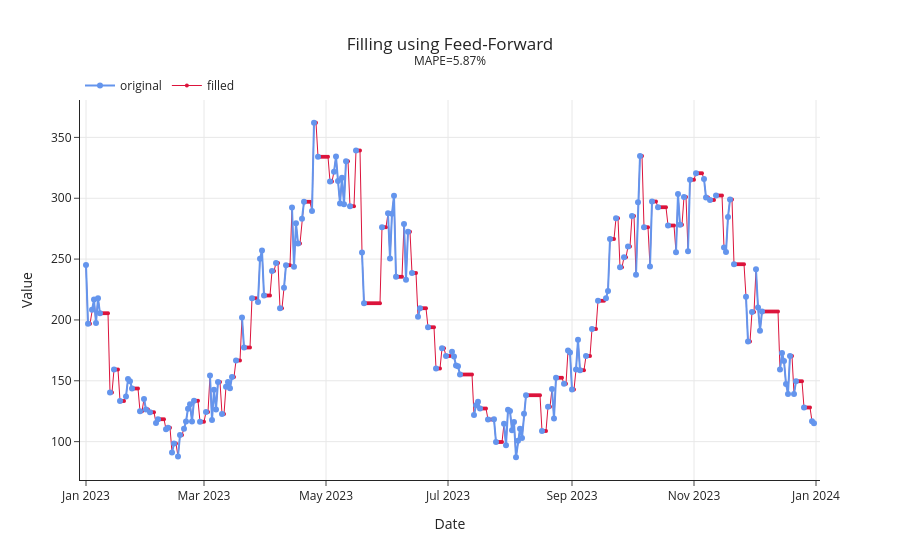

This figure's notebook cell:
### Code cell
### Plot data ----
score_ffill: float = mape(data_ffill[["Value"]], data_ffill[["Fill"]]) * 100
plot_data(
    data=data_ffill,
    date_col="Date",
    missing_col="Missing",
    fill_col="Fill",
    title="Filling using Feed-Forward",
    subtitle=f"MAPE={score_ffill:.2f}%",
    output_file="./images/02_filling_using_feed_forward.html",
)

### Figure 1 — Plotly figure (JSON) as saved in the notebook; plotly's stock layout.template omitted (floating-point values rounded to 4 significant figures; data arrays with more than 128 entries replaced by an {"elided": "..."} marker saying what was removed)
{"data": [{"hovertemplate": "<extra></extra>", "legendgroup": "", "line": {"color": "#1F77B4", "dash": "solid"}, "marker": {"symbol": "circle"}, "mode": "lines", "name": "", "orientation": "v", "showlegend": false, "type": "scatter", "xaxis": "x", "yaxis": "y"}, {"line": {"color": "crimson", "width": 1}, "marker": {"size": 4}, "mode": "lines+markers", "name": "filled", "type": "scatter", "x": {"elided": "365 str values"}, "y": {"elided": "365 float values"}}, {"line": {"color": "cornflowerblue"}, "mode": "lines+markers", "name": "original", "type": "scatter", "x": {"elided": "365 str values"}, "y": {"elided": "365 float values"}}], "layout": {"legend": {"orientation": "h", "tracegroupgap": 0, "traceorder": "reversed", "x": 0, "xanchor": "left", "y": 1, "yanchor": "bottom"}, "title": {"text": "Filling using Feed-Forward<br><sup>MAPE=5.87%</sup>", "x": 0.5, "xanchor": "center", "yanchor": "top"}, "xaxis": {"anchor": "y", "domain": [0, 1], "range": ["2022-12-29T00:00:00", "2024-01-03T00:00:00"], "title": {"text": "Date"}}, "yaxis": {"anchor": "x", "domain": [0, 1], "title": {"text": "Value"}}}}
